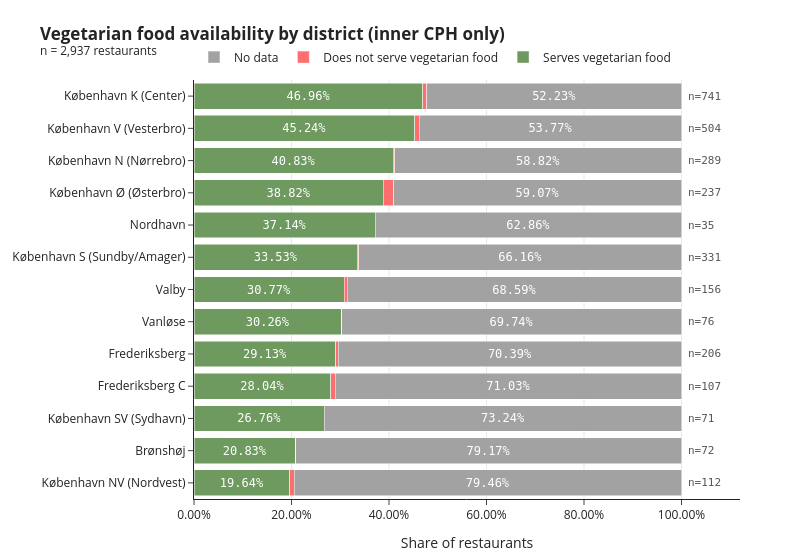

Source (notebook cell):
### Code cell
vegetarian_map.update_layout(template='simple_white', width=800)
vegetarian_map.update_yaxes(showgrid=False)
# vegetarian_map.write_image(f"plots/vegetarian_map.svg", format="svg", width=800)

### Figure 1 — Plotly figure (JSON) as saved in the notebook; plotly's stock layout.template omitted (floating-point values rounded to 4 significant figures)
{"data": [{"customdata": [["19.64%", 112], ["20.83%", 72], ["26.76%", 71], ["28.04%", 107], ["29.13%", 206], ["30.26%", 76], ["30.77%", 156], ["33.53%", 331], ["37.14%", 35], ["38.82%", 237], ["40.83%", 289], ["45.24%", 504], ["46.96%", 741]], "hovertemplate": "<b>%{y}</b><br>Serves vegetarian food: %{customdata[0]}<br>n (district total): %{customdata[1]}<br><extra></extra>", "insidetextanchor": "middle", "marker": {"color": "#6e995f"}, "name": "Serves vegetarian food", "orientation": "h", "text": ["19.64%", "20.83%", "26.76%", "28.04%", "29.13%", "30.26%", "30.77%", "33.53%", "37.14%", "38.82%", "40.83%", "45.24%", "46.96%"], "textfont": {"color": "white", "family": "monospace", "size": 12}, "textposition": "inside", "type": "bar", "x": [0.1964, 0.2083, 0.2676, 0.2804, 0.2913, 0.3026, 0.3077, 0.3353, 0.3714, 0.3882, 0.4083, 0.4524, 0.4696], "y": ["København NV (Nordvest)", "Brønshøj", "København SV (Sydhavn)", "Frederiksberg C", "Frederiksberg", "Vanløse", "Valby", "København S (Sundby/Amager)", "Nordhavn", "København Ø (Østerbro)", "København N (Nørrebro)", "København V (Vesterbro)", "København K (Center)"]}, {"customdata": [["0.89%", 112], ["0.00%", 72], ["0.00%", 71], ["0.93%", 107], ["0.49%", 206], ["0.00%", 76], ["0.64%", 156], ["0.30%", 331], ["0.00%", 35], ["2.11%", 237], ["0.35%", 289], ["0.99%", 504], ["0.81%", 741]], "hovertemplate": "<b>%{y}</b><br>Does not serve vegetarian food: %{customdata[0]}<br>n (district total): %{customdata[1]}<br><extra></extra>", "insidetextanchor": "middle", "marker": {"color": "#ff6e6e"}, "name": "Does not serve vegetarian food", "orientation": "h", "text": ["", "", "", "", "", "", "", "", "", "", "", "", ""], "textfont": {"color": "white", "family": "monospace", "size": 12}, "textposition": "inside", "type": "bar", "x": [0.008929, 0, 0, 0.009346, 0.004854, 0, 0.00641, 0.003021, 0, 0.0211, 0.00346, 0.009921, 0.008097], "y": ["København NV (Nordvest)", "Brønshøj", "København SV (Sydhavn)", "Frederiksberg C", "Frederiksberg", "Vanløse", "Valby", "København S (Sundby/Amager)", "Nordhavn", "København Ø (Østerbro)", "København N (Nørrebro)", "København V (Vesterbro)", "København K (Center)"]}, {"customdata": [["79.46%", 112], ["79.17%", 72], ["73.24%", 71], ["71.03%", 107], ["70.39%", 206], ["69.74%", 76], ["68.59%", 156], ["66.16%", 331], ["62.86%", 35], ["59.07%", 237], ["58.82%", 289], ["53.77%", 504], ["52.23%", 741]], "hovertemplate": "<b>%{y}</b><br>No data: %{customdata[0]}<br>n (district total): %{customdata[1]}<br><extra></extra>", "insidetextanchor": "middle", "marker": {"color": "#A2A2A2"}, "name": "No data", "orientation": "h", "text": ["79.46%", "79.17%", "73.24%", "71.03%", "70.39%", "69.74%", "68.59%", "66.16%", "62.86%", "59.07%", "58.82%", "53.77%", "52.23%"], "textfont": {"color": "white", "family": "monospace", "size": 12}, "textposition": "inside", "type": "bar", "x": [0.7946, 0.7917, 0.7324, 0.7103, 0.7039, 0.6974, 0.6859, 0.6616, 0.6286, 0.5907, 0.5882, 0.5377, 0.5223], "y": ["København NV (Nordvest)", "Brønshøj", "København SV (Sydhavn)", "Frederiksberg C", "Frederiksberg", "Vanløse", "Valby", "København S (Sundby/Amager)", "Nordhavn", "København Ø (Østerbro)", "København N (Nørrebro)", "København V (Vesterbro)", "København K (Center)"]}], "layout": {"annotations": [{"font": {"color": "#555555", "family": "monospace", "size": 11}, "showarrow": false, "text": "n=112", "x": 1.01, "xanchor": "left", "xref": "x", "y": "København NV (Nordvest)", "yref": "y"}, {"font": {"color": "#555555", "family": "monospace", "size": 11}, "showarrow": false, "text": "n=72", "x": 1.01, "xanchor": "left", "xref": "x", "y": "Brønshøj", "yref": "y"}, {"font": {"color": "#555555", "family": "monospace", "size": 11}, "showarrow": false, "text": "n=71", "x": 1.01, "xanchor": "left", "xref": "x", "y": "København SV (Sydhavn)", "yref": "y"}, {"font": {"color": "#555555", "family": "monospace", "size": 11}, "showarrow": false, "text": "n=107", "x": 1.01, "xanchor": "left", "xref": "x", "y": "Frederiksberg C", "yref": "y"}, {"font": {"color": "#555555", "family": "monospace", "size": 11}, "showarrow": false, "text": "n=206", "x": 1.01, "xanchor": "left", "xref": "x", "y": "Frederiksberg", "yref": "y"}, {"font": {"color": "#555555", "family": "monospace", "size": 11}, "showarrow": false, "text": "n=76", "x": 1.01, "xanchor": "left", "xref": "x", "y": "Vanløse", "yref": "y"}, {"font": {"color": "#555555", "family": "monospace", "size": 11}, "showarrow": false, "text": "n=156", "x": 1.01, "xanchor": "left", "xref": "x", "y": "Valby", "yref": "y"}, {"font": {"color": "#555555", "family": "monospace", "size": 11}, "showarrow": false, "text": "n=331", "x": 1.01, "xanchor": "left", "xref": "x", "y": "København S (Sundby/Amager)", "yref": "y"}, {"font": {"color": "#555555", "family": "monospace", "size": 11}, "showarrow": false, "text": "n=35", "x": 1.01, "xanchor": "left", "xref": "x", "y": "Nordhavn", "yref": "y"}, {"font": {"color": "#555555", "family": "monospace", "size": 11}, "showarrow": false, "text": "n=237", "x": 1.01, "xanchor": "left", "xref": "x", "y": "København Ø (Østerbro)", "yref": "y"}, {"font": {"color": "#555555", "family": "monospace", "size": 11}, "showarrow": false, "text": "n=289", "x": 1.01, "xanchor": "left", "xref": "x", "y": "København N (Nørrebro)", "yref": "y"}, {"font": {"color": "#555555", "family": "monospace", "size": 11}, "showarrow": false, "text": "n=504", "x": 1.01, "xanchor": "left", "xref": "x", "y": "København V (Vesterbro)", "yref": "y"}, {"font": {"color": "#555555", "family": "monospace", "size": 11}, "showarrow": false, "text": "n=741", "x": 1.01, "xanchor": "left", "xref": "x", "y": "København K (Center)", "yref": "y"}], "barmode": "stack", "legend": {"orientation": "h", "x": 0, "xanchor": "left", "y": 1.02, "yanchor": "bottom"}, "margin": {"b": 40, "l": 20, "r": 60, "t": 80}, "title": {"text": "<b>Vegetarian food availability by district (inner CPH only)</b><br><sup>n = 2,937 restaurants"}, "width": 800, "xaxis": {"range": [0, 1.12], "showgrid": true, "tickformat": ".2%", "title": {"text": "Share of restaurants"}}, "yaxis": {"automargin": true, "showgrid": false, "title": {}, "type": "category"}}}
